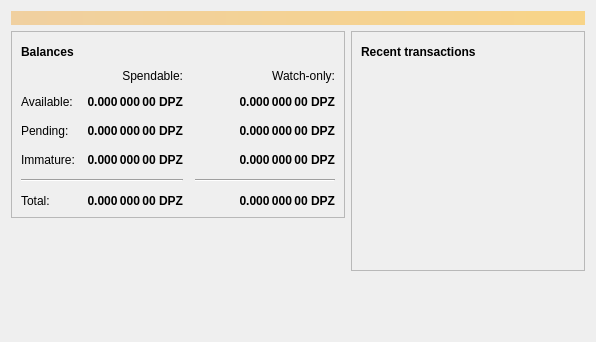
<?xml version="1.0" encoding="UTF-8"?>
<ui version="4.0">
 <class>OverviewPage</class>
 <widget class="QWidget" name="OverviewPage">
  <property name="geometry">
   <rect>
    <x>0</x>
    <y>0</y>
    <width>596</width>
    <height>342</height>
   </rect>
  </property>
  <property name="windowTitle">
   <string>Form</string>
  </property>
  <layout class="QVBoxLayout" name="topLayout">
   <item>
    <widget class="QLabel" name="labelAlerts">
     <property name="visible">
      <bool>false</bool>
     </property>
     <property name="styleSheet">
      <string notr="true">QLabel { background-color: qlineargradient(x1: 0, y1: 0, x2: 1, y2: 0, stop:0 #F0D0A0, stop:1 #F8D488); color:#000000; }</string>
     </property>
     <property name="wordWrap">
      <bool>true</bool>
     </property>
     <property name="margin">
      <number>3</number>
     </property>
     <property name="textInteractionFlags">
      <set>Qt::TextSelectableByMouse</set>
     </property>
    </widget>
   </item>
   <item>
    <layout class="QHBoxLayout" name="horizontalLayout" stretch="1,1">
     <item>
      <layout class="QVBoxLayout" name="verticalLayout_2">
       <item>
        <widget class="QFrame" name="frame">
         <property name="frameShape">
          <enum>QFrame::StyledPanel</enum>
         </property>
         <property name="frameShadow">
          <enum>QFrame::Raised</enum>
         </property>
         <layout class="QVBoxLayout" name="verticalLayout_4">
          <item>
           <layout class="QHBoxLayout" name="horizontalLayout_4">
            <item>
             <widget class="QLabel" name="label_5">
              <property name="font">
               <font>
                <weight>75</weight>
                <bold>true</bold>
               </font>
              </property>
              <property name="text">
               <string>Balances</string>
              </property>
             </widget>
            </item>
            <item>
             <widget class="QPushButton" name="labelWalletStatus">
              <property name="enabled">
               <bool>true</bool>
              </property>
              <property name="maximumSize">
               <size>
                <width>30</width>
                <height>16777215</height>
               </size>
              </property>
              <property name="toolTip">
               <string>The displayed information may be out of date. Your wallet automatically synchronizes with the Daipercoins network after a connection is established, but this process has not completed yet.</string>
              </property>
              <property name="text">
               <string/>
              </property>
              <property name="icon">
               <iconset resource="../bitcoin.qrc">
                <normaloff>:/icons/warning</normaloff>
                <disabledoff>:/icons/warning</disabledoff>:/icons/warning</iconset>
              </property>
              <property name="iconSize">
               <size>
                <width>24</width>
                <height>24</height>
               </size>
              </property>
              <property name="flat">
               <bool>true</bool>
              </property>
             </widget>
            </item>
            <item>
             <spacer name="horizontalSpacer_3">
              <property name="orientation">
               <enum>Qt::Horizontal</enum>
              </property>
              <property name="sizeHint" stdset="0">
               <size>
                <width>40</width>
                <height>20</height>
               </size>
              </property>
             </spacer>
            </item>
           </layout>
          </item>
          <item>
           <layout class="QGridLayout" name="gridLayout">
            <property name="spacing">
             <number>12</number>
            </property>
            <item row="2" column="2">
             <widget class="QLabel" name="labelWatchPending">
              <property name="font">
               <font>
                <weight>75</weight>
                <bold>true</bold>
               </font>
              </property>
              <property name="cursor">
               <cursorShape>IBeamCursor</cursorShape>
              </property>
              <property name="toolTip">
               <string>Unconfirmed transactions to watch-only addresses</string>
              </property>
              <property name="text">
               <string notr="true">0.000 000 00 DPZ</string>
              </property>
              <property name="alignment">
               <set>Qt::AlignRight|Qt::AlignTrailing|Qt::AlignVCenter</set>
              </property>
              <property name="textInteractionFlags">
               <set>Qt::LinksAccessibleByMouse|Qt::TextSelectableByKeyboard|Qt::TextSelectableByMouse</set>
              </property>
             </widget>
            </item>
            <item row="2" column="1">
             <widget class="QLabel" name="labelUnconfirmed">
              <property name="font">
               <font>
                <weight>75</weight>
                <bold>true</bold>
               </font>
              </property>
              <property name="cursor">
               <cursorShape>IBeamCursor</cursorShape>
              </property>
              <property name="toolTip">
               <string>Total of transactions that have yet to be confirmed, and do not yet count toward the spendable balance</string>
              </property>
              <property name="text">
               <string notr="true">0.000 000 00 DPZ</string>
              </property>
              <property name="alignment">
               <set>Qt::AlignRight|Qt::AlignTrailing|Qt::AlignVCenter</set>
              </property>
              <property name="textInteractionFlags">
               <set>Qt::LinksAccessibleByMouse|Qt::TextSelectableByKeyboard|Qt::TextSelectableByMouse</set>
              </property>
             </widget>
            </item>
            <item row="3" column="2">
             <widget class="QLabel" name="labelWatchImmature">
              <property name="font">
               <font>
                <weight>75</weight>
                <bold>true</bold>
               </font>
              </property>
              <property name="cursor">
               <cursorShape>IBeamCursor</cursorShape>
              </property>
              <property name="toolTip">
               <string>Mined balance in watch-only addresses that has not yet matured</string>
              </property>
              <property name="text">
               <string notr="true">0.000 000 00 DPZ</string>
              </property>
              <property name="alignment">
               <set>Qt::AlignRight|Qt::AlignTrailing|Qt::AlignVCenter</set>
              </property>
              <property name="textInteractionFlags">
               <set>Qt::LinksAccessibleByMouse|Qt::TextSelectableByKeyboard|Qt::TextSelectableByMouse</set>
              </property>
             </widget>
            </item>
            <item row="4" column="0" colspan="2">
             <widget class="Line" name="line">
              <property name="orientation">
               <enum>Qt::Horizontal</enum>
              </property>
             </widget>
            </item>
            <item row="4" column="2">
             <widget class="Line" name="lineWatchBalance">
              <property name="sizePolicy">
               <sizepolicy hsizetype="Preferred" vsizetype="Fixed">
                <horstretch>0</horstretch>
                <verstretch>0</verstretch>
               </sizepolicy>
              </property>
              <property name="minimumSize">
               <size>
                <width>140</width>
                <height>0</height>
               </size>
              </property>
              <property name="orientation">
               <enum>Qt::Horizontal</enum>
              </property>
             </widget>
            </item>
            <item row="5" column="0">
             <widget class="QLabel" name="labelTotalText">
              <property name="text">
               <string>Total:</string>
              </property>
             </widget>
            </item>
            <item row="3" column="1">
             <widget class="QLabel" name="labelImmature">
              <property name="font">
               <font>
                <weight>75</weight>
                <bold>true</bold>
               </font>
              </property>
              <property name="cursor">
               <cursorShape>IBeamCursor</cursorShape>
              </property>
              <property name="toolTip">
               <string>Mined balance that has not yet matured</string>
              </property>
              <property name="text">
               <string notr="true">0.000 000 00 DPZ</string>
              </property>
              <property name="alignment">
               <set>Qt::AlignRight|Qt::AlignTrailing|Qt::AlignVCenter</set>
              </property>
              <property name="textInteractionFlags">
               <set>Qt::LinksAccessibleByMouse|Qt::TextSelectableByKeyboard|Qt::TextSelectableByMouse</set>
              </property>
             </widget>
            </item>
            <item row="2" column="3">
             <spacer name="horizontalSpacer_2">
              <property name="orientation">
               <enum>Qt::Horizontal</enum>
              </property>
              <property name="sizeHint" stdset="0">
               <size>
                <width>40</width>
                <height>20</height>
               </size>
              </property>
             </spacer>
            </item>
            <item row="3" column="0">
             <widget class="QLabel" name="labelImmatureText">
              <property name="text">
               <string>Immature:</string>
              </property>
             </widget>
            </item>
            <item row="5" column="1">
             <widget class="QLabel" name="labelTotal">
              <property name="font">
               <font>
                <weight>75</weight>
                <bold>true</bold>
               </font>
              </property>
              <property name="cursor">
               <cursorShape>IBeamCursor</cursorShape>
              </property>
              <property name="toolTip">
               <string>Your current total balance</string>
              </property>
              <property name="text">
               <string notr="true">0.000 000 00 DPZ</string>
              </property>
              <property name="alignment">
               <set>Qt::AlignRight|Qt::AlignTrailing|Qt::AlignVCenter</set>
              </property>
              <property name="textInteractionFlags">
               <set>Qt::LinksAccessibleByMouse|Qt::TextSelectableByKeyboard|Qt::TextSelectableByMouse</set>
              </property>
             </widget>
            </item>
            <item row="5" column="2">
             <widget class="QLabel" name="labelWatchTotal">
              <property name="font">
               <font>
                <weight>75</weight>
                <bold>true</bold>
               </font>
              </property>
              <property name="cursor">
               <cursorShape>IBeamCursor</cursorShape>
              </property>
              <property name="toolTip">
               <string>Current total balance in watch-only addresses</string>
              </property>
              <property name="text">
               <string notr="true">0.000 000 00 DPZ</string>
              </property>
              <property name="alignment">
               <set>Qt::AlignRight|Qt::AlignTrailing|Qt::AlignVCenter</set>
              </property>
              <property name="textInteractionFlags">
               <set>Qt::LinksAccessibleByMouse|Qt::TextSelectableByKeyboard|Qt::TextSelectableByMouse</set>
              </property>
             </widget>
            </item>
            <item row="0" column="2">
             <widget class="QLabel" name="labelWatchonly">
              <property name="text">
               <string>Watch-only:</string>
              </property>
              <property name="alignment">
               <set>Qt::AlignRight|Qt::AlignTrailing|Qt::AlignVCenter</set>
              </property>
             </widget>
            </item>
            <item row="1" column="0">
             <widget class="QLabel" name="labelBalanceText">
              <property name="text">
               <string>Available:</string>
              </property>
             </widget>
            </item>
            <item row="1" column="1">
             <widget class="QLabel" name="labelBalance">
              <property name="font">
               <font>
                <weight>75</weight>
                <bold>true</bold>
               </font>
              </property>
              <property name="cursor">
               <cursorShape>IBeamCursor</cursorShape>
              </property>
              <property name="toolTip">
               <string>Your current spendable balance</string>
              </property>
              <property name="text">
               <string notr="true">0.000 000 00 DPZ</string>
              </property>
              <property name="alignment">
               <set>Qt::AlignRight|Qt::AlignTrailing|Qt::AlignVCenter</set>
              </property>
              <property name="textInteractionFlags">
               <set>Qt::LinksAccessibleByMouse|Qt::TextSelectableByKeyboard|Qt::TextSelectableByMouse</set>
              </property>
             </widget>
            </item>
            <item row="1" column="2">
             <widget class="QLabel" name="labelWatchAvailable">
              <property name="font">
               <font>
                <weight>75</weight>
                <bold>true</bold>
               </font>
              </property>
              <property name="cursor">
               <cursorShape>IBeamCursor</cursorShape>
              </property>
              <property name="toolTip">
               <string>Your current balance in watch-only addresses</string>
              </property>
              <property name="text">
               <string notr="true">0.000 000 00 DPZ</string>
              </property>
              <property name="alignment">
               <set>Qt::AlignRight|Qt::AlignTrailing|Qt::AlignVCenter</set>
              </property>
              <property name="textInteractionFlags">
               <set>Qt::LinksAccessibleByMouse|Qt::TextSelectableByKeyboard|Qt::TextSelectableByMouse</set>
              </property>
             </widget>
            </item>
            <item row="2" column="0">
             <widget class="QLabel" name="labelPendingText">
              <property name="text">
               <string>Pending:</string>
              </property>
             </widget>
            </item>
            <item row="0" column="1">
             <widget class="QLabel" name="labelSpendable">
              <property name="text">
               <string>Spendable:</string>
              </property>
              <property name="alignment">
               <set>Qt::AlignRight|Qt::AlignTrailing|Qt::AlignVCenter</set>
              </property>
             </widget>
            </item>
           </layout>
          </item>
         </layout>
        </widget>
       </item>
       <item>
        <spacer name="verticalSpacer">
         <property name="orientation">
          <enum>Qt::Vertical</enum>
         </property>
         <property name="sizeHint" stdset="0">
          <size>
           <width>20</width>
           <height>40</height>
          </size>
         </property>
        </spacer>
       </item>
      </layout>
     </item>
     <item>
      <layout class="QVBoxLayout" name="verticalLayout_3">
       <item>
        <widget class="QFrame" name="frame_2">
         <property name="frameShape">
          <enum>QFrame::StyledPanel</enum>
         </property>
         <property name="frameShadow">
          <enum>QFrame::Raised</enum>
         </property>
         <layout class="QVBoxLayout" name="verticalLayout">
          <item>
           <layout class="QHBoxLayout" name="horizontalLayout_2">
            <item>
             <widget class="QLabel" name="label_4">
              <property name="font">
               <font>
                <weight>75</weight>
                <bold>true</bold>
               </font>
              </property>
              <property name="text">
               <string>Recent transactions</string>
              </property>
             </widget>
            </item>
            <item>
             <widget class="QPushButton" name="labelTransactionsStatus">
              <property name="enabled">
               <bool>true</bool>
              </property>
              <property name="maximumSize">
               <size>
                <width>30</width>
                <height>16777215</height>
               </size>
              </property>
              <property name="toolTip">
               <string>The displayed information may be out of date. Your wallet automatically synchronizes with the Daipercoins network after a connection is established, but this process has not completed yet.</string>
              </property>
              <property name="text">
               <string/>
              </property>
              <property name="icon">
               <iconset resource="../bitcoin.qrc">
                <normaloff>:/icons/warning</normaloff>
                <disabledoff>:/icons/warning</disabledoff>:/icons/warning</iconset>
              </property>
              <property name="iconSize">
               <size>
                <width>24</width>
                <height>24</height>
               </size>
              </property>
              <property name="flat">
               <bool>true</bool>
              </property>
             </widget>
            </item>
            <item>
             <spacer name="horizontalSpacer">
              <property name="orientation">
               <enum>Qt::Horizontal</enum>
              </property>
              <property name="sizeHint" stdset="0">
               <size>
                <width>40</width>
                <height>20</height>
               </size>
              </property>
             </spacer>
            </item>
           </layout>
          </item>
          <item>
           <widget class="QListView" name="listTransactions">
            <property name="styleSheet">
             <string notr="true">QListView { background: transparent; }</string>
            </property>
            <property name="frameShape">
             <enum>QFrame::NoFrame</enum>
            </property>
            <property name="verticalScrollBarPolicy">
             <enum>Qt::ScrollBarAlwaysOff</enum>
            </property>
            <property name="horizontalScrollBarPolicy">
             <enum>Qt::ScrollBarAlwaysOff</enum>
            </property>
            <property name="selectionMode">
             <enum>QAbstractItemView::NoSelection</enum>
            </property>
           </widget>
          </item>
         </layout>
        </widget>
       </item>
       <item>
        <spacer name="verticalSpacer_2">
         <property name="orientation">
          <enum>Qt::Vertical</enum>
         </property>
         <property name="sizeHint" stdset="0">
          <size>
           <width>20</width>
           <height>40</height>
          </size>
         </property>
        </spacer>
       </item>
      </layout>
     </item>
    </layout>
   </item>
  </layout>
 </widget>
 <resources/>
 <connections/>
</ui>
